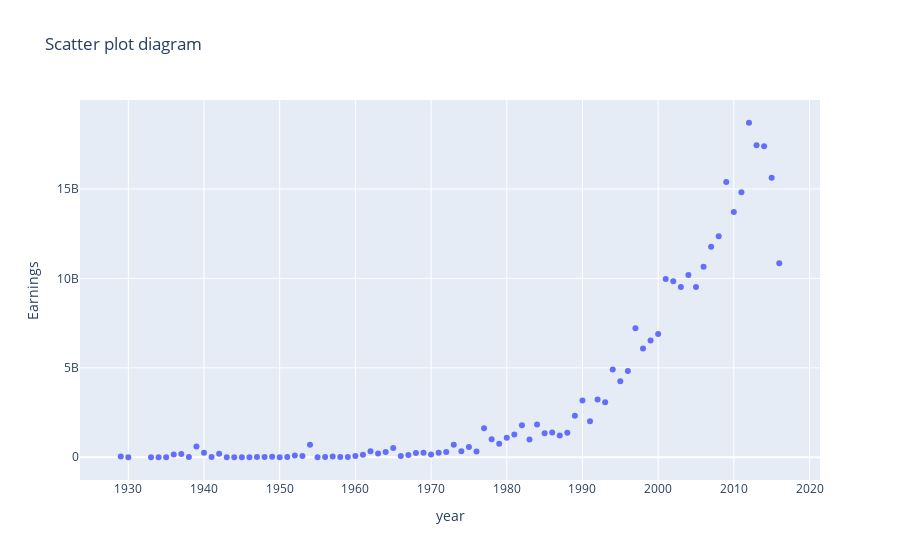

This figure's notebook cell:
### Markdown cell above
How Does the Earnings of Movies Change Over the Years?

### Code cell
total_vary_movies=data2.groupby('Release year')['Earnings'].sum().reset_index()
fig=py.scatter(
    total_vary_movies,
    x='Release year',
    y='Earnings',
    labels={'Release year':'year'},
    title='Scatter plot diagram'
)
fig.show()
